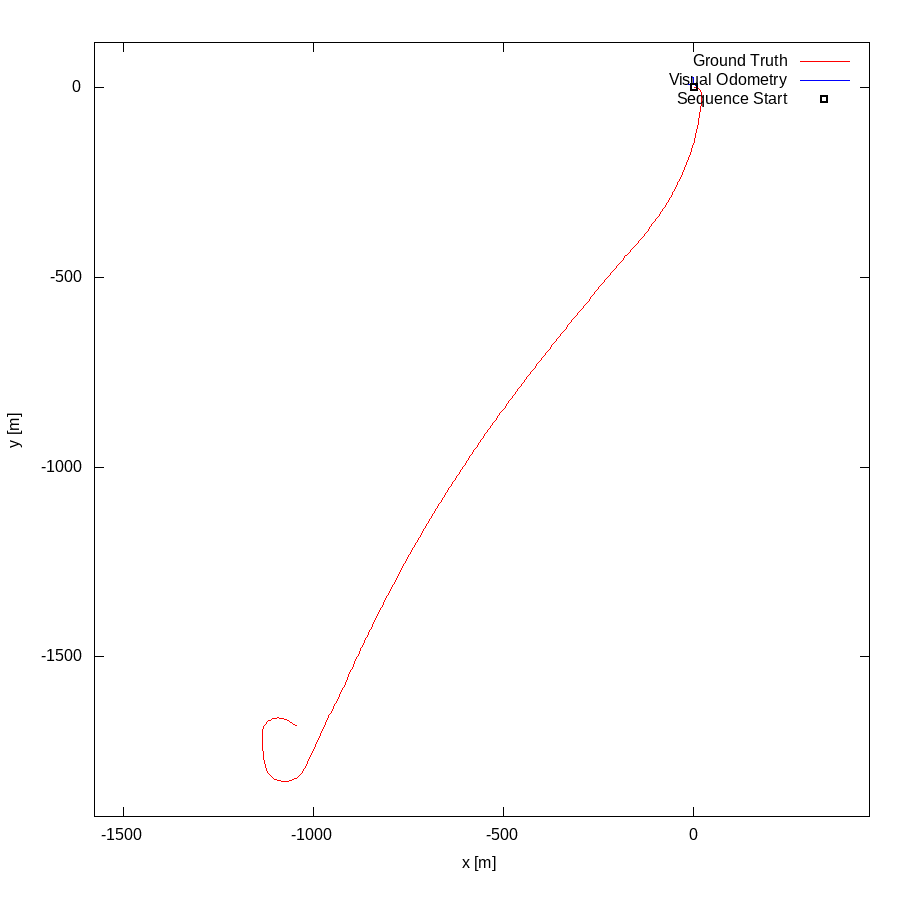

gnuplot code for this plot:
set term postscript eps enhanced color
set output "01.eps"
set size ratio -1
set xrange [-1577:462]
set yrange [-1920:118]
set xlabel "x [m]"
set ylabel "y [m]"
plot "01.txt" using 1:2 lc rgb "#FF0000" title 'Ground Truth' w lines,"01.txt" using 3:4 lc rgb "#0000FF" title 'Visual Odometry' w lines,"< head -1 01.txt" using 1:2 lc rgb "#000000" pt 4 ps 1 lw 2 title 'Sequence Start' w points
